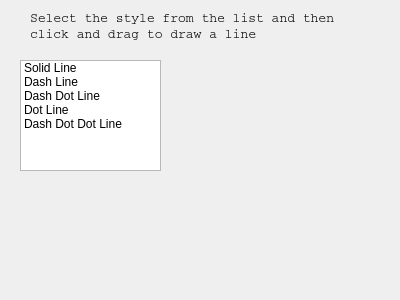
<?xml version="1.0" encoding="UTF-8"?>
<ui version="4.0">
 <class>Dialog</class>
 <widget class="QDialog" name="Dialog">
  <property name="geometry">
   <rect>
    <x>0</x>
    <y>0</y>
    <width>400</width>
    <height>300</height>
   </rect>
  </property>
  <property name="windowTitle">
   <string>Dialog</string>
  </property>
  <widget class="QLabel" name="label">
   <property name="geometry">
    <rect>
     <x>30</x>
     <y>11</y>
     <width>331</width>
     <height>31</height>
    </rect>
   </property>
   <property name="font">
    <font>
     <family>Courier</family>
     <pointsize>10</pointsize>
    </font>
   </property>
   <property name="text">
    <string>Select the style from the list and then 
click and drag to draw a line</string>
   </property>
  </widget>
  <widget class="QListWidget" name="listWidgetLineType">
   <property name="geometry">
    <rect>
     <x>20</x>
     <y>60</y>
     <width>141</width>
     <height>111</height>
    </rect>
   </property>
   <item>
    <property name="text">
     <string>Solid Line</string>
    </property>
   </item>
   <item>
    <property name="text">
     <string>Dash Line</string>
    </property>
   </item>
   <item>
    <property name="text">
     <string>Dash Dot Line</string>
    </property>
   </item>
   <item>
    <property name="text">
     <string>Dot Line</string>
    </property>
   </item>
   <item>
    <property name="text">
     <string>Dash Dot Dot Line</string>
    </property>
   </item>
  </widget>
 </widget>
 <resources/>
 <connections/>
</ui>
